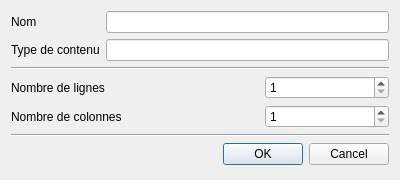
<?xml version="1.0" encoding="UTF-8"?>
<ui version="4.0">
 <class>Dialog_Declaration_Matrice</class>
 <widget class="QDialog" name="Dialog_Declaration_Matrice">
  <property name="geometry">
   <rect>
    <x>0</x>
    <y>0</y>
    <width>400</width>
    <height>180</height>
   </rect>
  </property>
  <property name="minimumSize">
   <size>
    <width>400</width>
    <height>139</height>
   </size>
  </property>
  <property name="maximumSize">
   <size>
    <width>400</width>
    <height>300</height>
   </size>
  </property>
  <property name="windowTitle">
   <string>Declaration Matrice</string>
  </property>
  <property name="windowIcon">
   <iconset resource="../../Source.qrc">
    <normaloff>:/Icons/Icon/Icons8-Ios7-Editing-Increase-Font.ico</normaloff>:/Icons/Icon/Icons8-Ios7-Editing-Increase-Font.ico</iconset>
  </property>
  <layout class="QGridLayout" name="gridLayout_3">
   <item row="4" column="0">
    <layout class="QHBoxLayout" name="horizontalLayout">
     <item>
      <widget class="QLabel" name="commentaire">
       <property name="styleSheet">
        <string notr="true">#commentaire
{
color : red;
}</string>
       </property>
       <property name="text">
        <string/>
       </property>
      </widget>
     </item>
     <item>
      <widget class="QDialogButtonBox" name="buttonBox">
       <property name="orientation">
        <enum>Qt::Horizontal</enum>
       </property>
       <property name="standardButtons">
        <set>QDialogButtonBox::Cancel|QDialogButtonBox::Ok</set>
       </property>
      </widget>
     </item>
    </layout>
   </item>
   <item row="1" column="0">
    <widget class="Line" name="line">
     <property name="orientation">
      <enum>Qt::Horizontal</enum>
     </property>
    </widget>
   </item>
   <item row="0" column="0">
    <layout class="QGridLayout" name="gridLayout">
     <item row="0" column="0">
      <widget class="QLabel" name="label_2">
       <property name="text">
        <string>Nom</string>
       </property>
      </widget>
     </item>
     <item row="0" column="1">
      <widget class="QLineEdit" name="nom"/>
     </item>
     <item row="1" column="0">
      <widget class="QLabel" name="label">
       <property name="text">
        <string>Type de contenu</string>
       </property>
      </widget>
     </item>
     <item row="1" column="1">
      <widget class="QLineEdit" name="Contenu"/>
     </item>
    </layout>
   </item>
   <item row="2" column="0">
    <layout class="QGridLayout" name="gridLayout_2">
     <item row="1" column="0" colspan="2">
      <widget class="QLabel" name="label_4">
       <property name="text">
        <string>Nombre de colonnes</string>
       </property>
      </widget>
     </item>
     <item row="1" column="2">
      <widget class="QSpinBox" name="nbrligne">
       <property name="minimum">
        <number>1</number>
       </property>
      </widget>
     </item>
     <item row="0" column="2">
      <widget class="QSpinBox" name="nbrcolonne">
       <property name="minimum">
        <number>1</number>
       </property>
       <property name="value">
        <number>1</number>
       </property>
      </widget>
     </item>
     <item row="0" column="0" colspan="2">
      <widget class="QLabel" name="label_3">
       <property name="text">
        <string>Nombre de lignes</string>
       </property>
      </widget>
     </item>
    </layout>
   </item>
   <item row="3" column="0">
    <widget class="Line" name="line_2">
     <property name="orientation">
      <enum>Qt::Horizontal</enum>
     </property>
    </widget>
   </item>
  </layout>
 </widget>
 <resources>
  <include location="../../Source.qrc"/>
 </resources>
 <connections>
  <connection>
   <sender>buttonBox</sender>
   <signal>accepted()</signal>
   <receiver>Dialog_Declaration_Matrice</receiver>
   <slot>accept()</slot>
   <hints>
    <hint type="sourcelabel">
     <x>248</x>
     <y>254</y>
    </hint>
    <hint type="destinationlabel">
     <x>157</x>
     <y>274</y>
    </hint>
   </hints>
  </connection>
  <connection>
   <sender>buttonBox</sender>
   <signal>rejected()</signal>
   <receiver>Dialog_Declaration_Matrice</receiver>
   <slot>reject()</slot>
   <hints>
    <hint type="sourcelabel">
     <x>316</x>
     <y>260</y>
    </hint>
    <hint type="destinationlabel">
     <x>286</x>
     <y>274</y>
    </hint>
   </hints>
  </connection>
 </connections>
</ui>
